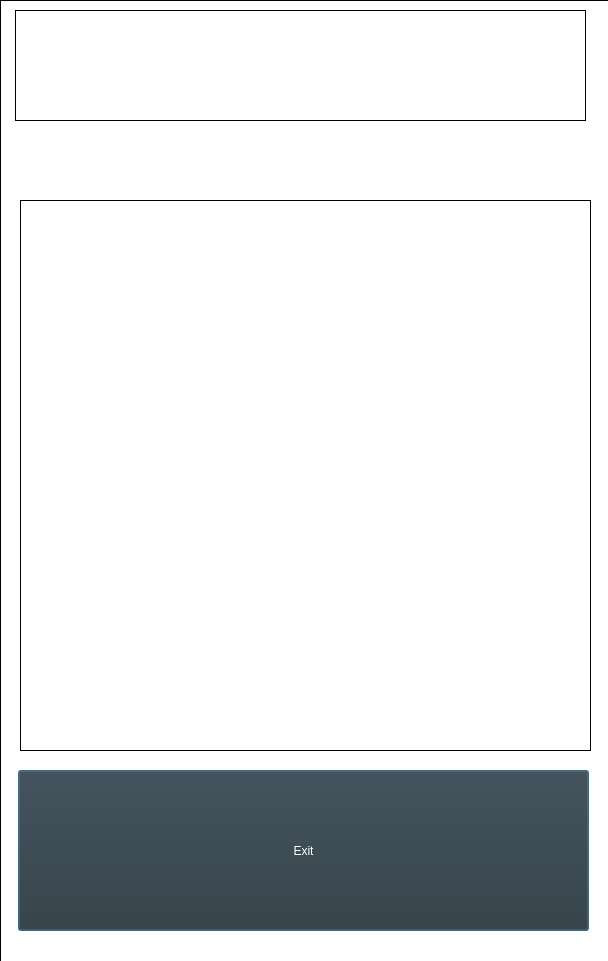
<?xml version="1.0" encoding="UTF-8"?>
<ui version="4.0">
 <class>VNWindow</class>
 <widget class="QDialog" name="VNWindow">
  <property name="geometry">
   <rect>
    <x>0</x>
    <y>0</y>
    <width>608</width>
    <height>961</height>
   </rect>
  </property>
  <property name="palette">
   <palette>
    <active>
     <colorrole role="Button">
      <brush brushstyle="SolidPattern">
       <color alpha="255">
        <red>0</red>
        <green>0</green>
        <blue>0</blue>
       </color>
      </brush>
     </colorrole>
     <colorrole role="Text">
      <brush brushstyle="SolidPattern">
       <color alpha="255">
        <red>255</red>
        <green>255</green>
        <blue>255</blue>
       </color>
      </brush>
     </colorrole>
     <colorrole role="ButtonText">
      <brush brushstyle="SolidPattern">
       <color alpha="255">
        <red>255</red>
        <green>255</green>
        <blue>255</blue>
       </color>
      </brush>
     </colorrole>
     <colorrole role="Base">
      <brush brushstyle="SolidPattern">
       <color alpha="255">
        <red>255</red>
        <green>255</green>
        <blue>255</blue>
       </color>
      </brush>
     </colorrole>
     <colorrole role="Window">
      <brush brushstyle="SolidPattern">
       <color alpha="255">
        <red>0</red>
        <green>0</green>
        <blue>0</blue>
       </color>
      </brush>
     </colorrole>
    </active>
    <inactive>
     <colorrole role="Button">
      <brush brushstyle="SolidPattern">
       <color alpha="255">
        <red>0</red>
        <green>0</green>
        <blue>0</blue>
       </color>
      </brush>
     </colorrole>
     <colorrole role="Text">
      <brush brushstyle="SolidPattern">
       <color alpha="255">
        <red>255</red>
        <green>255</green>
        <blue>255</blue>
       </color>
      </brush>
     </colorrole>
     <colorrole role="ButtonText">
      <brush brushstyle="SolidPattern">
       <color alpha="255">
        <red>255</red>
        <green>255</green>
        <blue>255</blue>
       </color>
      </brush>
     </colorrole>
     <colorrole role="Base">
      <brush brushstyle="SolidPattern">
       <color alpha="255">
        <red>255</red>
        <green>255</green>
        <blue>255</blue>
       </color>
      </brush>
     </colorrole>
     <colorrole role="Window">
      <brush brushstyle="SolidPattern">
       <color alpha="255">
        <red>0</red>
        <green>0</green>
        <blue>0</blue>
       </color>
      </brush>
     </colorrole>
    </inactive>
    <disabled>
     <colorrole role="Button">
      <brush brushstyle="SolidPattern">
       <color alpha="255">
        <red>0</red>
        <green>0</green>
        <blue>0</blue>
       </color>
      </brush>
     </colorrole>
     <colorrole role="Text">
      <brush brushstyle="SolidPattern">
       <color alpha="255">
        <red>190</red>
        <green>190</green>
        <blue>190</blue>
       </color>
      </brush>
     </colorrole>
     <colorrole role="ButtonText">
      <brush brushstyle="SolidPattern">
       <color alpha="255">
        <red>190</red>
        <green>190</green>
        <blue>190</blue>
       </color>
      </brush>
     </colorrole>
     <colorrole role="Base">
      <brush brushstyle="SolidPattern">
       <color alpha="255">
        <red>0</red>
        <green>0</green>
        <blue>0</blue>
       </color>
      </brush>
     </colorrole>
     <colorrole role="Window">
      <brush brushstyle="SolidPattern">
       <color alpha="255">
        <red>0</red>
        <green>0</green>
        <blue>0</blue>
       </color>
      </brush>
     </colorrole>
    </disabled>
   </palette>
  </property>
  <property name="windowTitle">
   <string>Dialog</string>
  </property>
  <widget class="QPushButton" name="pushButton">
   <property name="geometry">
    <rect>
     <x>18</x>
     <y>770</y>
     <width>571</width>
     <height>161</height>
    </rect>
   </property>
   <property name="palette">
    <palette>
     <active>
      <colorrole role="Button">
       <brush brushstyle="SolidPattern">
        <color alpha="255">
         <red>46</red>
         <green>52</green>
         <blue>54</blue>
        </color>
       </brush>
      </colorrole>
     </active>
     <inactive>
      <colorrole role="Button">
       <brush brushstyle="SolidPattern">
        <color alpha="255">
         <red>46</red>
         <green>52</green>
         <blue>54</blue>
        </color>
       </brush>
      </colorrole>
     </inactive>
     <disabled>
      <colorrole role="Button">
       <brush brushstyle="SolidPattern">
        <color alpha="255">
         <red>46</red>
         <green>52</green>
         <blue>54</blue>
        </color>
       </brush>
      </colorrole>
     </disabled>
    </palette>
   </property>
   <property name="text">
    <string>Exit</string>
   </property>
  </widget>
  <widget class="QTextBrowser" name="textBrowser">
   <property name="geometry">
    <rect>
     <x>20</x>
     <y>200</y>
     <width>571</width>
     <height>551</height>
    </rect>
   </property>
  </widget>
  <widget class="QGraphicsView" name="graphicsView">
   <property name="geometry">
    <rect>
     <x>0</x>
     <y>0</y>
     <width>611</width>
     <height>971</height>
    </rect>
   </property>
   <property name="verticalScrollBarPolicy">
    <enum>Qt::ScrollBarAlwaysOff</enum>
   </property>
   <property name="horizontalScrollBarPolicy">
    <enum>Qt::ScrollBarAlwaysOff</enum>
   </property>
  </widget>
  <widget class="QGraphicsView" name="graphicsView_2">
   <property name="geometry">
    <rect>
     <x>15</x>
     <y>10</y>
     <width>571</width>
     <height>111</height>
    </rect>
   </property>
  </widget>
  <zorder>graphicsView</zorder>
  <zorder>pushButton</zorder>
  <zorder>textBrowser</zorder>
  <zorder>graphicsView_2</zorder>
 </widget>
 <resources/>
 <connections/>
</ui>
